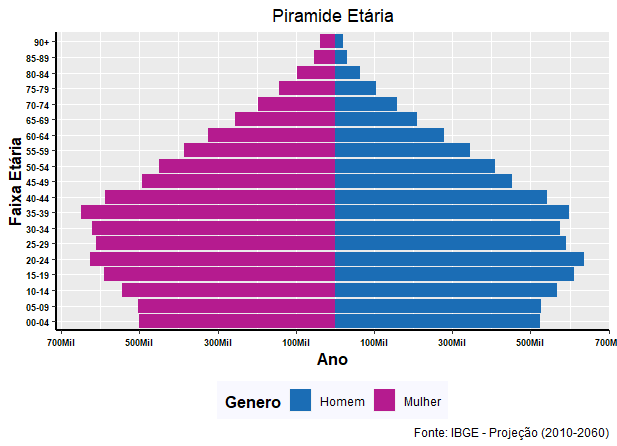

Recreate this plot in R.

library(ggplot2)
library(ggthemes)
library(RColorBrewer)
library(Cairo)
library(dplyr)

# dataset
popfaixaquinquenal <- read.csv2("Pop_Faixa_Quiquena_BA_Proj2018.csv", dec=",", header=TRUE) 

# dataset filtrando apenas 2020
popfaixaquinquenal_2020 <- popfaixaquinquenal %>% filter(Ano==2020)

# grafico
ggplot(popfaixaquinquenal_2020, aes(x=FaixaEtaria, y=Populacao, fill=Genero)) +
  geom_bar(stat="identity") +
  coord_flip() +
  scale_fill_manual(values = c("#1b6db5","#b51b8f"))+
  labs(x="Faixa Etária", y="Ano", title = "Piramide Etária", caption = "Fonte: IBGE - Projeção (2010-2060)") +
  theme(legend.position="bottom", legend.title = element_text(colour="Black", size=12, face="bold"), legend.background = element_rect(fill="ghostwhite", size=0.5, linetype="blank"))+
  theme(plot.title = element_text(hjust = 0.5),
        axis.title.x = element_text(size=12, face="bold", colour = "black"),
        axis.title.y = element_text(size=12, face="bold", colour = "black"),
        axis.line = element_line(colour = "black", 
                                 size = 1, linetype = "solid"),
        axis.text.y = element_text(face="bold", color="#000000", 
                                   size=7),
        axis.text.x = element_text(face="bold", color="#000000", 
                                   size=7)) +
  scale_y_continuous(breaks = seq(-700000,700000, 200000),
                     labels = paste0(as.character(c(seq(700, 0, -200),
                                                    seq(100, 700, 200))), "Mil"))
